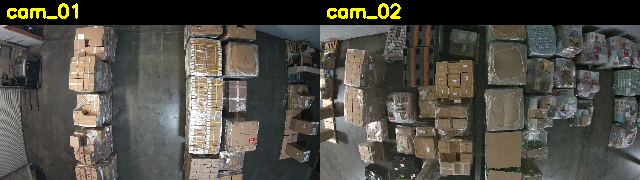
#> input picture artifacts/contact_sheet.png, 640 x 180 px
$ python -i joints.py   (imports and definitions only)
#> lines starting #> are read from the running program, lines starting #| are printed output that depends on the picture; after the words box and inside, x2 and y2 are one past the last pixel; in counts of white or black regions, pixels touching at a corner belong together
"""Floor saw-cut joint detection (thin dark lines on lighter concrete).

Used to (a) sanity-check that joints are isolable from box clutter, and (b) give
each tile a joint-grid PHASE so non-overlapping tiles can be snapped so their
periodic floor joints stay continuous across boundaries.

Method: restrict to the concrete floor (low-saturation, mid-value), enhance thin
dark lines with a morphological black-hat, then take 1-D projection profiles
(columns -> vertical joints, rows -> horizontal joints) and find their peaks.
"""
from __future__ import annotations

import numpy as np
import cv2


def floor_mask(bgr):
    """Low-saturation, mid-value pixels = bare concrete floor (not colored goods)."""
    hsv = cv2.cvtColor(bgr, cv2.COLOR_BGR2HSV)
    s, v = hsv[:, :, 1], hsv[:, :, 2]
    m = (s < 55) & (v > 35) & (v < 230)
    m = cv2.morphologyEx(m.astype(np.uint8) * 255, cv2.MORPH_OPEN,
                         cv2.getStructuringElement(cv2.MORPH_ELLIPSE, (9, 9)))
    return m


def joint_response(bgr, valid=None):
    """Black-hat enhanced thin-dark-line response, restricted to the floor."""
    gray = cv2.cvtColor(bgr, cv2.COLOR_BGR2GRAY)
    bh = cv2.morphologyEx(gray, cv2.MORPH_BLACKHAT,
                          cv2.getStructuringElement(cv2.MORPH_ELLIPSE, (11, 11)))
    fm = floor_mask(bgr)
    if valid is not None:
        fm = cv2.bitwise_and(fm, valid)
    resp = cv2.bitwise_and(bh, bh, mask=fm)
    return resp, fm


def _peaks(profile, min_dist, frac=0.30):
    profile = profile.astype(np.float64)
    if profile.max() <= 0:
        return np.array([], int)
    p = cv2.GaussianBlur(profile.reshape(-1, 1), (1, 9), 0).ravel()
    thr = frac * p.max()
    peaks = []
    i = 1
    while i < len(p) - 1:
        if p[i] >= thr and p[i] >= p[i - 1] and p[i] >= p[i + 1]:
            if not peaks or i - peaks[-1] >= min_dist:
                peaks.append(i)
            elif p[i] > p[peaks[-1]]:
                peaks[-1] = i
        i += 1
    return np.array(peaks, int)


def joint_lines(bgr, valid=None, min_dist=35):
    """Return (vertical_joint_xs, horizontal_joint_ys, response, floor_mask)."""
    resp, fm = joint_response(bgr, valid)
    col_prof = resp.sum(axis=0)      # vertical joints -> peaks in x
    row_prof = resp.sum(axis=1)      # horizontal joints -> peaks in y
    xs = _peaks(col_prof, min_dist)
    ys = _peaks(row_prof, min_dist)
    return xs, ys, resp, fm


# [18 lines not run here, left out]

>>> import cv2
>>> picture = cv2.imread('../artifacts/contact_sheet.png')
#> picture is the input picture: shape (180, 640, 3); mean B, G, R 71.1, 78.9, 81
>>> result = joint_lines(picture)
#> in joint_response, `gray = cv2.cvtColor(bgr, cv2.COLOR_BGR2GRAY)`:
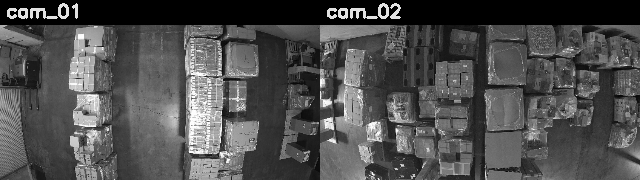
#> gray: shape (180, 640); min 0, max 255, mean 78.6
#> in joint_response, `bh = cv2.morphologyEx(gray, cv2.MORPH_BLACKHAT, cv2.getStructuringElem..`:
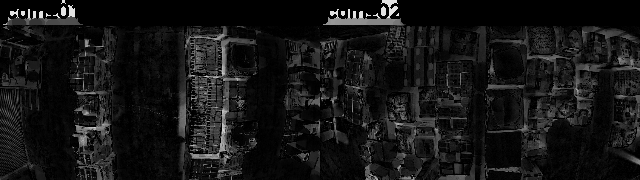
#> bh: shape (180, 640); min 0, max 226, mean 21.3
#> in floor_mask, `hsv = cv2.cvtColor(bgr, cv2.COLOR_BGR2HSV)`: hsv: shape (180, 640, 3); mean H, S, V 43, 36.1, 83.7
#> in floor_mask, `s, v = hsv[:, :, 1], hsv[:, :, 2]`:
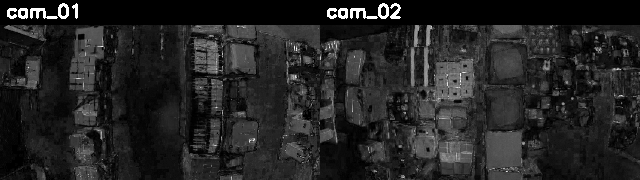
#> s: shape (180, 640); min 0, max 255, mean 36.1
#> in floor_mask, `s, v = hsv[:, :, 1], hsv[:, :, 2]`:
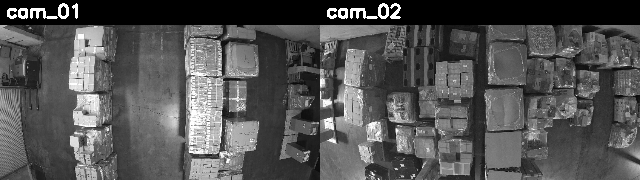
#> v: shape (180, 640); min 0, max 255, mean 83.7
#> in floor_mask, `m = (s < 55) & (v > 35) & (v < 230)`:
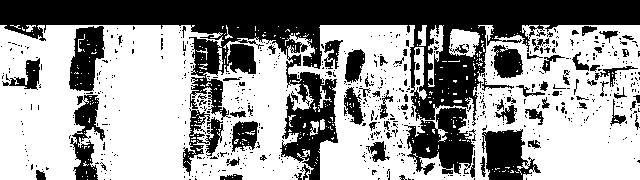
#> m: shape (180, 640) bool; 60.1% white; 678 black regions (592 under 20 px), largest, box (x1, y1, x2, y2) and area: (0, 0, 640, 180) 31618, (482, 129, 541, 180) 1866, (69, 26, 105, 91) 1585
#> in floor_mask, `m = cv2.morphologyEx(m.astype(np.uint8) * 255, cv2.MORPH_OPEN, cv2.get..`:
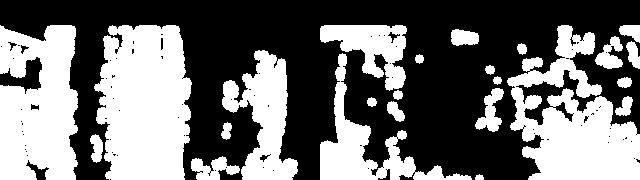
#> m: shape (180, 640); 43.5% white; 24 white regions, largest, box (x1, y1, x2, y2) and area: (94, 25, 192, 180) 12543, (507, 25, 640, 180) 10906, (0, 25, 78, 180) 10082
#> in joint_response, `resp = cv2.bitwise_and(bh, bh, mask=fm)`:
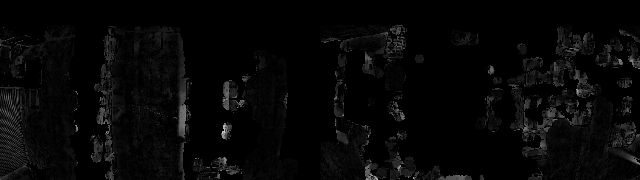
#> resp: shape (180, 640); min 0, max 208, mean 6.9
#> in joint_lines, `col_prof = resp.sum(axis=0)`: col_prof = 640 values, max 7485 at index 182, min 0 at index 78, mean 1245.3
#> in joint_lines, `row_prof = resp.sum(axis=1)`: row_prof = 180 values, max 9160 at index 178, min 0 at index 0, mean 4427.6
#> in _peaks, `profile = profile.astype(np.float64)`: profile has the same summary as col_prof in joint_lines
#> in _peaks, `p = cv2.GaussianBlur(profile.reshape(-1, 1), (1, 9), 0).ravel()`: p = 640 values, max 6389.1 at index 182, min 0 at index 82, mean 1245.3
#> in _peaks, `thr = frac * p.max()`: thr = 1916.7
#> after the loop in _peaks, `while i < len(p) - 1:`: i = 639; peaks = [9, 109, 182, 225, 398, 525, 577, 631]
#> in joint_lines, `ys = _peaks(row_prof, min_dist)`: ys = [61, 127, 168]
